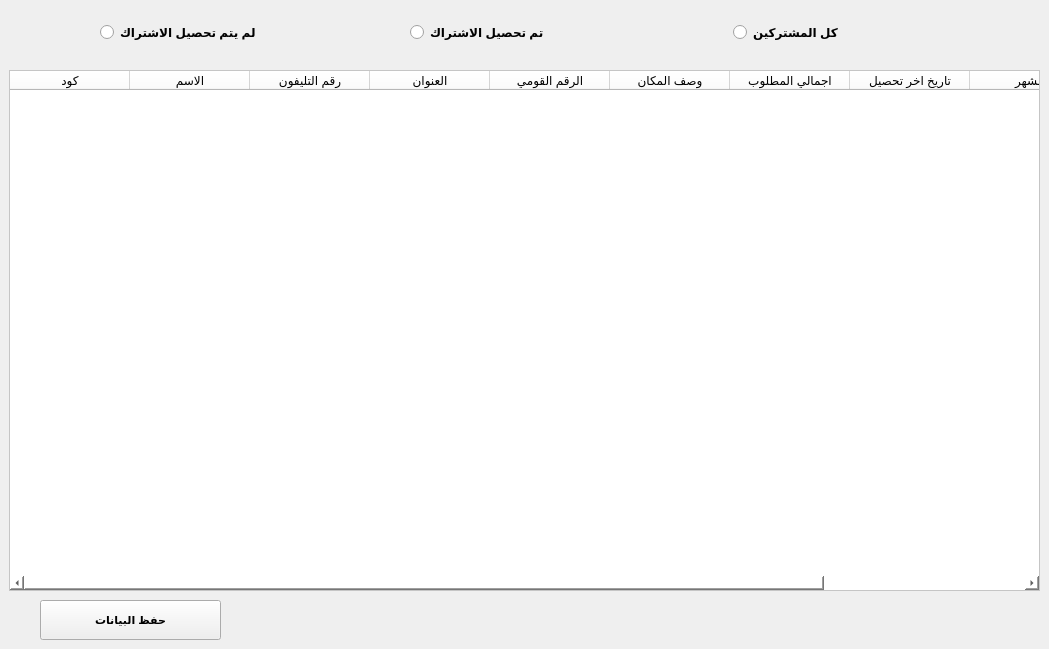
    <widget class="QWidget" name="store_tab">
     <attribute name="title">
      <string>كل المشتركين</string>
     </attribute>
     <widget class="QTableWidget" name="all_customers">
      <property name="geometry">
       <rect>
        <x>9</x>
        <y>70</y>
        <width>1031</width>
        <height>521</height>
       </rect>
      </property>
      <property name="font">
       <font>
        <family>MS Shell Dlg 2</family>
        <pointsize>9</pointsize>
       </font>
      </property>
      <property name="styleSheet">
       <string notr="true">background-color:#FFFFFF</string>
      </property>
      <property name="showGrid">
       <bool>true</bool>
      </property>
      <property name="gridStyle">
       <enum>Qt::SolidLine</enum>
      </property>
      <property name="sortingEnabled">
       <bool>true</bool>
      </property>
      <property name="wordWrap">
       <bool>true</bool>
      </property>
      <property name="cornerButtonEnabled">
       <bool>true</bool>
      </property>
      <attribute name="horizontalHeaderMinimumSectionSize">
       <number>13</number>
      </attribute>
      <attribute name="horizontalHeaderDefaultSectionSize">
       <number>120</number>
      </attribute>
      <attribute name="horizontalHeaderStretchLastSection">
       <bool>true</bool>
      </attribute>
      <attribute name="verticalHeaderMinimumSectionSize">
       <number>4</number>
      </attribute>
      <attribute name="verticalHeaderDefaultSectionSize">
       <number>25</number>
      </attribute>
      <column>
       <property name="text">
        <string>كود</string>
       </property>
      </column>
      <column>
       <property name="text">
        <string>الاسم</string>
       </property>
       <property name="font">
        <font>
         <family>MS Shell Dlg 2</family>
        </font>
       </property>
      </column>
      <column>
       <property name="text">
        <string>رقم التليفون</string>
       </property>
      </column>
      <column>
       <property name="text">
        <string>العنوان</string>
       </property>
      </column>
      <column>
       <property name="text">
        <string>الرقم القومي</string>
       </property>
      </column>
      <column>
       <property name="text">
        <string>وصف المكان</string>
       </property>
      </column>
      <column>
       <property name="text">
        <string>اجمالي المطلوب</string>
       </property>
      </column>
      <column>
       <property name="text">
        <string>تاريخ اخر تحصيل</string>
       </property>
      </column>
      <column>
       <property name="text">
        <string>الشهر</string>
       </property>
      </column>
      <column>
       <property name="text">
        <string>نشط</string>
       </property>
      </column>
     </widget>
     <widget class="QRadioButton" name="all_sub">
      <property name="geometry">
       <rect>
        <x>733</x>
        <y>7</y>
        <width>281</width>
        <height>51</height>
       </rect>
      </property>
      <property name="font">
       <font>
        <pointsize>9</pointsize>
        <weight>75</weight>
        <bold>true</bold>
       </font>
      </property>
      <property name="text">
       <string>كل المشتركين</string>
      </property>
     </widget>
     <widget class="QRadioButton" name="all_active_sub">
      <property name="geometry">
       <rect>
        <x>410</x>
        <y>7</y>
        <width>281</width>
        <height>51</height>
       </rect>
      </property>
      <property name="font">
       <font>
        <pointsize>9</pointsize>
        <weight>75</weight>
        <bold>true</bold>
       </font>
      </property>
      <property name="text">
       <string>تم تحصيل الاشتراك</string>
      </property>
     </widget>
     <widget class="QRadioButton" name="all_inactive_sub">
      <property name="geometry">
       <rect>
        <x>100</x>
        <y>7</y>
        <width>281</width>
        <height>51</height>
       </rect>
      </property>
      <property name="font">
       <font>
        <pointsize>9</pointsize>
        <weight>75</weight>
        <bold>true</bold>
       </font>
      </property>
      <property name="text">
       <string>لم يتم تحصيل الاشتراك</string>
      </property>
     </widget>
     <widget class="QPushButton" name="save_customers_data">
      <property name="geometry">
       <rect>
        <x>40</x>
        <y>600</y>
        <width>181</width>
        <height>40</height>
       </rect>
      </property>
      <property name="font">
       <font>
        <family>MS Shell Dlg 2</family>
        <pointsize>8</pointsize>
        <weight>75</weight>
        <bold>true</bold>
       </font>
      </property>
      <property name="text">
       <string>حفظ البيانات</string>
      </property>
     </widget>
    </widget>
